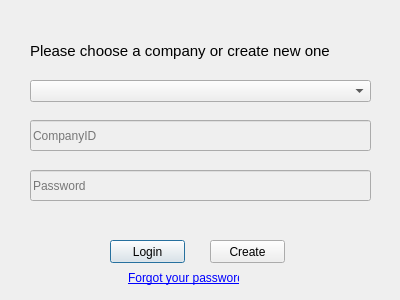
<?xml version="1.0" encoding="UTF-8"?>
<ui version="4.0">
 <class>StartupWindow</class>
 <widget class="QDialog" name="StartupWindow">
  <property name="windowModality">
   <enum>Qt::ApplicationModal</enum>
  </property>
  <property name="geometry">
   <rect>
    <x>0</x>
    <y>0</y>
    <width>400</width>
    <height>300</height>
   </rect>
  </property>
  <property name="windowTitle">
   <string>Dialog</string>
  </property>
  <widget class="QLineEdit" name="lineEdit">
   <property name="enabled">
    <bool>false</bool>
   </property>
   <property name="geometry">
    <rect>
     <x>30</x>
     <y>120</y>
     <width>341</width>
     <height>31</height>
    </rect>
   </property>
   <property name="placeholderText">
    <string>CompanyID</string>
   </property>
  </widget>
  <widget class="QLabel" name="label">
   <property name="geometry">
    <rect>
     <x>30</x>
     <y>40</y>
     <width>341</width>
     <height>21</height>
    </rect>
   </property>
   <property name="font">
    <font>
     <pointsize>11</pointsize>
    </font>
   </property>
   <property name="text">
    <string>Please choose a company or create new one</string>
   </property>
  </widget>
  <widget class="QLineEdit" name="lineEdit_2">
   <property name="enabled">
    <bool>false</bool>
   </property>
   <property name="geometry">
    <rect>
     <x>30</x>
     <y>170</y>
     <width>341</width>
     <height>31</height>
    </rect>
   </property>
   <property name="placeholderText">
    <string>Password</string>
   </property>
  </widget>
  <widget class="QComboBox" name="comboBox">
   <property name="geometry">
    <rect>
     <x>30</x>
     <y>80</y>
     <width>341</width>
     <height>22</height>
    </rect>
   </property>
   <property name="editable">
    <bool>false</bool>
   </property>
   <property name="placeholderText">
    <string/>
   </property>
  </widget>
  <widget class="QPushButton" name="pushButton">
   <property name="geometry">
    <rect>
     <x>110</x>
     <y>240</y>
     <width>75</width>
     <height>23</height>
    </rect>
   </property>
   <property name="text">
    <string>Login</string>
   </property>
  </widget>
  <widget class="QPushButton" name="pushButton_2">
   <property name="geometry">
    <rect>
     <x>210</x>
     <y>240</y>
     <width>75</width>
     <height>23</height>
    </rect>
   </property>
   <property name="text">
    <string>Create</string>
   </property>
  </widget>
  <widget class="QLabel" name="label_2">
   <property name="geometry">
    <rect>
     <x>128</x>
     <y>270</y>
     <width>111</width>
     <height>16</height>
    </rect>
   </property>
   <property name="text">
    <string>&lt;a href=&quot;http://www.google.com&quot;&gt; Forgot your password?&lt;/a&gt;</string>
   </property>
   <property name="openExternalLinks">
    <bool>true</bool>
   </property>
  </widget>
 </widget>
 <resources/>
 <connections/>
</ui>
